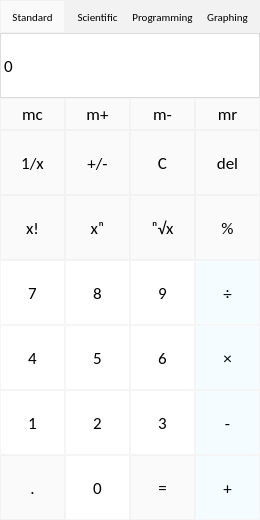
<?xml version="1.0" encoding="UTF-8"?>
<ui version="4.0">
 <class>Calculator</class>
 <widget class="QMainWindow" name="Calculator">
  <property name="geometry">
   <rect>
    <x>0</x>
    <y>0</y>
    <width>260</width>
    <height>520</height>
   </rect>
  </property>
  <property name="windowTitle">
   <string>Calculator</string>
  </property>
  <widget class="QWidget" name="centralwidget">
   <widget class="QPushButton" name="pushButton_factorial">
    <property name="enabled">
     <bool>true</bool>
    </property>
    <property name="geometry">
     <rect>
      <x>0</x>
      <y>195</y>
      <width>65</width>
      <height>65</height>
     </rect>
    </property>
    <property name="font">
     <font>
      <family>Calibri</family>
      <pointsize>13</pointsize>
      <weight>50</weight>
      <bold>false</bold>
     </font>
    </property>
    <property name="styleSheet">
     <string notr="true">QPushButton {
   border: 1px solid  rgb(242, 242, 242);
   background-color:  rgb(250, 250, 250);
}
QPushButton:pressed {
    background-color:   rgb(242, 242, 242);
}</string>
    </property>
    <property name="text">
     <string>x!</string>
    </property>
   </widget>
   <widget class="QPushButton" name="pushButton_not">
    <property name="enabled">
     <bool>true</bool>
    </property>
    <property name="geometry">
     <rect>
      <x>65</x>
      <y>130</y>
      <width>65</width>
      <height>65</height>
     </rect>
    </property>
    <property name="font">
     <font>
      <family>Calibri</family>
      <pointsize>13</pointsize>
      <weight>50</weight>
      <bold>false</bold>
     </font>
    </property>
    <property name="styleSheet">
     <string notr="true">QPushButton {
   border: 1px solid  rgb(242, 242, 242);
   background-color:  rgb(250, 250, 250);
}
QPushButton:pressed {
    background-color:   rgb(242, 242, 242);
}</string>
    </property>
    <property name="text">
     <string>+/-</string>
    </property>
   </widget>
   <widget class="QPushButton" name="pushButton_5">
    <property name="enabled">
     <bool>true</bool>
    </property>
    <property name="geometry">
     <rect>
      <x>65</x>
      <y>325</y>
      <width>65</width>
      <height>65</height>
     </rect>
    </property>
    <property name="font">
     <font>
      <family>Calibri</family>
      <pointsize>13</pointsize>
      <weight>50</weight>
      <bold>false</bold>
     </font>
    </property>
    <property name="styleSheet">
     <string notr="true">QPushButton {
   border: 1px solid  rgb(245, 245, 245);
   background-color: white;
}
QPushButton:pressed {
    background-color:   rgb(245, 245, 245);
}</string>
    </property>
    <property name="text">
     <string>5</string>
    </property>
   </widget>
   <widget class="QLabel" name="result">
    <property name="geometry">
     <rect>
      <x>0</x>
      <y>33</y>
      <width>260</width>
      <height>65</height>
     </rect>
    </property>
    <property name="font">
     <font>
      <family>Calibri</family>
      <pointsize>13</pointsize>
      <weight>50</weight>
      <bold>false</bold>
     </font>
    </property>
    <property name="styleSheet">
     <string notr="true">QLabel {
  qproperty-alignment: 'AlignVCenter | AlignRight';
  border: 1px solid rgb(220, 220, 220);
  background-color : white;
}

</string>
    </property>
    <property name="text">
     <string>0</string>
    </property>
    <property name="buddy">
     <cstring>result</cstring>
    </property>
   </widget>
   <widget class="QPushButton" name="pushButton_4">
    <property name="enabled">
     <bool>true</bool>
    </property>
    <property name="geometry">
     <rect>
      <x>0</x>
      <y>325</y>
      <width>65</width>
      <height>65</height>
     </rect>
    </property>
    <property name="font">
     <font>
      <family>Calibri</family>
      <pointsize>13</pointsize>
      <weight>50</weight>
      <bold>false</bold>
     </font>
    </property>
    <property name="styleSheet">
     <string notr="true">QPushButton {
   border: 1px solid  rgb(245, 245, 245);
   background-color: white;
}
QPushButton:pressed {
    background-color:   rgb(245, 245, 245);
}</string>
    </property>
    <property name="text">
     <string>4</string>
    </property>
   </widget>
   <widget class="QPushButton" name="pushButton_8">
    <property name="enabled">
     <bool>true</bool>
    </property>
    <property name="geometry">
     <rect>
      <x>65</x>
      <y>260</y>
      <width>65</width>
      <height>65</height>
     </rect>
    </property>
    <property name="font">
     <font>
      <family>Calibri</family>
      <pointsize>13</pointsize>
      <weight>50</weight>
      <bold>false</bold>
     </font>
    </property>
    <property name="styleSheet">
     <string notr="true">QPushButton {
   border: 1px solid  rgb(245, 245, 245);
   background-color: white;
}
QPushButton:pressed {
    background-color:   rgb(245, 245, 245);
}</string>
    </property>
    <property name="text">
     <string>8</string>
    </property>
   </widget>
   <widget class="QPushButton" name="pushButton_1">
    <property name="enabled">
     <bool>true</bool>
    </property>
    <property name="geometry">
     <rect>
      <x>0</x>
      <y>390</y>
      <width>65</width>
      <height>65</height>
     </rect>
    </property>
    <property name="font">
     <font>
      <family>Calibri</family>
      <pointsize>13</pointsize>
      <weight>50</weight>
      <bold>false</bold>
     </font>
    </property>
    <property name="styleSheet">
     <string notr="true">QPushButton {
   border: 1px solid  rgb(245, 245, 245);
   background-color: white;
}
QPushButton:pressed {
    background-color:   rgb(245, 245, 245);
}</string>
    </property>
    <property name="text">
     <string>1</string>
    </property>
   </widget>
   <widget class="QPushButton" name="pushButton_3">
    <property name="enabled">
     <bool>true</bool>
    </property>
    <property name="geometry">
     <rect>
      <x>130</x>
      <y>390</y>
      <width>65</width>
      <height>65</height>
     </rect>
    </property>
    <property name="font">
     <font>
      <family>Calibri</family>
      <pointsize>13</pointsize>
      <weight>50</weight>
      <bold>false</bold>
     </font>
    </property>
    <property name="styleSheet">
     <string notr="true">QPushButton {
   border: 1px solid  rgb(245, 245, 245);
   background-color: white;
}
QPushButton:pressed {
    background-color:   rgb(245, 245, 245);
}</string>
    </property>
    <property name="text">
     <string>3</string>
    </property>
   </widget>
   <widget class="QPushButton" name="pushButton_div">
    <property name="enabled">
     <bool>true</bool>
    </property>
    <property name="geometry">
     <rect>
      <x>195</x>
      <y>260</y>
      <width>65</width>
      <height>65</height>
     </rect>
    </property>
    <property name="font">
     <font>
      <family>Calibri</family>
      <pointsize>13</pointsize>
      <weight>50</weight>
      <bold>false</bold>
     </font>
    </property>
    <property name="styleSheet">
     <string notr="true">QPushButton {
   border: 1px solid  rgb(245, 245, 245);
   background-color: rgb(245, 252, 255);
}
QPushButton:pressed {
    background-color:   rgb(245, 245, 245);
}</string>
    </property>
    <property name="text">
     <string>÷</string>
    </property>
   </widget>
   <widget class="QPushButton" name="pushButton_power">
    <property name="enabled">
     <bool>true</bool>
    </property>
    <property name="geometry">
     <rect>
      <x>65</x>
      <y>195</y>
      <width>65</width>
      <height>65</height>
     </rect>
    </property>
    <property name="font">
     <font>
      <family>Calibri</family>
      <pointsize>13</pointsize>
      <weight>50</weight>
      <bold>false</bold>
     </font>
    </property>
    <property name="styleSheet">
     <string notr="true">QPushButton {
   border: 1px solid  rgb(242, 242, 242);
   background-color:  rgb(250, 250, 250);
}
QPushButton:pressed {
    background-color:   rgb(242, 242, 242);
}</string>
    </property>
    <property name="text">
     <string>xⁿ</string>
    </property>
   </widget>
   <widget class="QPushButton" name="pushButton_mul">
    <property name="enabled">
     <bool>true</bool>
    </property>
    <property name="geometry">
     <rect>
      <x>195</x>
      <y>325</y>
      <width>65</width>
      <height>65</height>
     </rect>
    </property>
    <property name="font">
     <font>
      <family>Calibri</family>
      <pointsize>13</pointsize>
      <weight>50</weight>
      <bold>false</bold>
     </font>
    </property>
    <property name="styleSheet">
     <string notr="true">QPushButton {
   border: 1px solid  rgb(245, 245, 245);
   background-color: rgb(245, 252, 255);
}
QPushButton:pressed {
    background-color:   rgb(245, 245, 245);
}</string>
    </property>
    <property name="text">
     <string>×</string>
    </property>
   </widget>
   <widget class="QPushButton" name="pushButton_0">
    <property name="enabled">
     <bool>true</bool>
    </property>
    <property name="geometry">
     <rect>
      <x>65</x>
      <y>455</y>
      <width>65</width>
      <height>65</height>
     </rect>
    </property>
    <property name="font">
     <font>
      <family>Calibri</family>
      <pointsize>13</pointsize>
      <weight>50</weight>
      <bold>false</bold>
     </font>
    </property>
    <property name="styleSheet">
     <string notr="true">QPushButton {
   border: 1px solid  rgb(245, 245, 245);
   background-color: white;
}
QPushButton:pressed {
    background-color:   rgb(245, 245, 245);
}</string>
    </property>
    <property name="text">
     <string>0</string>
    </property>
   </widget>
   <widget class="QPushButton" name="pushButton_root">
    <property name="enabled">
     <bool>true</bool>
    </property>
    <property name="geometry">
     <rect>
      <x>130</x>
      <y>195</y>
      <width>65</width>
      <height>65</height>
     </rect>
    </property>
    <property name="font">
     <font>
      <family>Calibri</family>
      <pointsize>13</pointsize>
      <weight>50</weight>
      <bold>false</bold>
     </font>
    </property>
    <property name="styleSheet">
     <string notr="true">QPushButton {
   border: 1px solid  rgb(242, 242, 242);
   background-color:  rgb(250, 250, 250);
}
QPushButton:pressed {
    background-color:   rgb(242, 242, 242);
}</string>
    </property>
    <property name="text">
     <string>ⁿ√x</string>
    </property>
   </widget>
   <widget class="QPushButton" name="pushButton_del">
    <property name="enabled">
     <bool>true</bool>
    </property>
    <property name="geometry">
     <rect>
      <x>195</x>
      <y>130</y>
      <width>65</width>
      <height>65</height>
     </rect>
    </property>
    <property name="font">
     <font>
      <family>Calibri</family>
      <pointsize>13</pointsize>
      <weight>50</weight>
      <bold>false</bold>
     </font>
    </property>
    <property name="styleSheet">
     <string notr="true">QPushButton {
   border: 1px solid  rgb(242, 242, 242);
   background-color:  rgb(250, 250, 250);
}
QPushButton:pressed {
    background-color:   rgb(242, 242, 242);
}</string>
    </property>
    <property name="text">
     <string>del</string>
    </property>
   </widget>
   <widget class="QPushButton" name="pushButton_dot">
    <property name="enabled">
     <bool>true</bool>
    </property>
    <property name="geometry">
     <rect>
      <x>0</x>
      <y>455</y>
      <width>65</width>
      <height>65</height>
     </rect>
    </property>
    <property name="font">
     <font>
      <family>Calibri</family>
      <pointsize>13</pointsize>
      <weight>50</weight>
      <bold>false</bold>
     </font>
    </property>
    <property name="styleSheet">
     <string notr="true">QPushButton {
   border: 1px solid  rgb(242, 242, 242);
   background-color:  rgb(250, 250, 250);
}
QPushButton:pressed {
    background-color:   rgb(242, 242, 242);
}</string>
    </property>
    <property name="text">
     <string>.</string>
    </property>
   </widget>
   <widget class="QPushButton" name="pushButton_2">
    <property name="enabled">
     <bool>true</bool>
    </property>
    <property name="geometry">
     <rect>
      <x>65</x>
      <y>390</y>
      <width>65</width>
      <height>65</height>
     </rect>
    </property>
    <property name="font">
     <font>
      <family>Calibri</family>
      <pointsize>13</pointsize>
      <weight>50</weight>
      <bold>false</bold>
     </font>
    </property>
    <property name="styleSheet">
     <string notr="true">QPushButton {
   border: 1px solid  rgb(245, 245, 245);
   background-color: white;
}
QPushButton:pressed {
    background-color:   rgb(245, 245, 245);
}</string>
    </property>
    <property name="text">
     <string>2</string>
    </property>
   </widget>
   <widget class="QPushButton" name="pushButton_sub">
    <property name="enabled">
     <bool>true</bool>
    </property>
    <property name="geometry">
     <rect>
      <x>195</x>
      <y>390</y>
      <width>65</width>
      <height>65</height>
     </rect>
    </property>
    <property name="font">
     <font>
      <family>Calibri</family>
      <pointsize>13</pointsize>
      <weight>50</weight>
      <bold>false</bold>
     </font>
    </property>
    <property name="styleSheet">
     <string notr="true">QPushButton {
   border: 1px solid  rgb(245, 245, 245);
   background-color: rgb(245, 252, 255);
}
QPushButton:pressed {
    background-color:   rgb(245, 245, 245);
}</string>
    </property>
    <property name="text">
     <string>-</string>
    </property>
   </widget>
   <widget class="QPushButton" name="pushButton_inv">
    <property name="enabled">
     <bool>true</bool>
    </property>
    <property name="geometry">
     <rect>
      <x>0</x>
      <y>130</y>
      <width>65</width>
      <height>65</height>
     </rect>
    </property>
    <property name="font">
     <font>
      <family>Calibri</family>
      <pointsize>13</pointsize>
      <weight>50</weight>
      <bold>false</bold>
     </font>
    </property>
    <property name="styleSheet">
     <string notr="true">QPushButton {
   border: 1px solid  rgb(242, 242, 242);
   background-color:  rgb(250, 250, 250);
}
QPushButton:pressed {
    background-color:   rgb(242, 242, 242);
}</string>
    </property>
    <property name="text">
     <string>1/x</string>
    </property>
   </widget>
   <widget class="QPushButton" name="pushButton_7">
    <property name="enabled">
     <bool>true</bool>
    </property>
    <property name="geometry">
     <rect>
      <x>0</x>
      <y>260</y>
      <width>65</width>
      <height>65</height>
     </rect>
    </property>
    <property name="font">
     <font>
      <family>Calibri</family>
      <pointsize>13</pointsize>
      <weight>50</weight>
      <bold>false</bold>
     </font>
    </property>
    <property name="styleSheet">
     <string notr="true">QPushButton {
   border: 1px solid  rgb(245, 245, 245);
   background-color: white;
}
QPushButton:pressed {
    background-color:   rgb(245, 245, 245);
}</string>
    </property>
    <property name="text">
     <string>7</string>
    </property>
   </widget>
   <widget class="QPushButton" name="pushButton_9">
    <property name="enabled">
     <bool>true</bool>
    </property>
    <property name="geometry">
     <rect>
      <x>130</x>
      <y>260</y>
      <width>65</width>
      <height>65</height>
     </rect>
    </property>
    <property name="font">
     <font>
      <family>Calibri</family>
      <pointsize>13</pointsize>
      <weight>50</weight>
      <bold>false</bold>
     </font>
    </property>
    <property name="styleSheet">
     <string notr="true">QPushButton {
   border: 1px solid  rgb(245, 245, 245);
   background-color: white;
}
QPushButton:pressed {
    background-color:   rgb(245, 245, 245);
}</string>
    </property>
    <property name="text">
     <string>9</string>
    </property>
   </widget>
   <widget class="QPushButton" name="pushButton_mod">
    <property name="enabled">
     <bool>true</bool>
    </property>
    <property name="geometry">
     <rect>
      <x>195</x>
      <y>195</y>
      <width>65</width>
      <height>65</height>
     </rect>
    </property>
    <property name="font">
     <font>
      <family>Calibri</family>
      <pointsize>13</pointsize>
      <weight>50</weight>
      <bold>false</bold>
     </font>
    </property>
    <property name="styleSheet">
     <string notr="true">QPushButton {
   border: 1px solid  rgb(242, 242, 242);
   background-color:  rgb(250, 250, 250);
}
QPushButton:pressed {
    background-color:   rgb(242, 242, 242);
}</string>
    </property>
    <property name="text">
     <string>%</string>
    </property>
   </widget>
   <widget class="QPushButton" name="pushButton_eq">
    <property name="enabled">
     <bool>true</bool>
    </property>
    <property name="geometry">
     <rect>
      <x>130</x>
      <y>455</y>
      <width>65</width>
      <height>65</height>
     </rect>
    </property>
    <property name="font">
     <font>
      <family>Calibri</family>
      <pointsize>13</pointsize>
      <weight>50</weight>
      <bold>false</bold>
     </font>
    </property>
    <property name="styleSheet">
     <string notr="true">QPushButton {
   border: 1px solid  rgb(242, 242, 242);
   background-color:  rgb(250, 250, 250);
}
QPushButton:pressed {
    background-color:   rgb(242, 242, 242);
}</string>
    </property>
    <property name="text">
     <string>=</string>
    </property>
   </widget>
   <widget class="QPushButton" name="pushButton_6">
    <property name="enabled">
     <bool>true</bool>
    </property>
    <property name="geometry">
     <rect>
      <x>130</x>
      <y>325</y>
      <width>65</width>
      <height>65</height>
     </rect>
    </property>
    <property name="font">
     <font>
      <family>Calibri</family>
      <pointsize>13</pointsize>
      <weight>50</weight>
      <bold>false</bold>
     </font>
    </property>
    <property name="styleSheet">
     <string notr="true">QPushButton {
   border: 1px solid  rgb(245, 245, 245);
   background-color: white;
}
QPushButton:pressed {
    background-color:   rgb(245, 245, 245);
}</string>
    </property>
    <property name="text">
     <string>6</string>
    </property>
   </widget>
   <widget class="QPushButton" name="pushButton_add">
    <property name="enabled">
     <bool>true</bool>
    </property>
    <property name="geometry">
     <rect>
      <x>195</x>
      <y>455</y>
      <width>65</width>
      <height>65</height>
     </rect>
    </property>
    <property name="font">
     <font>
      <family>Calibri</family>
      <pointsize>13</pointsize>
      <weight>50</weight>
      <bold>false</bold>
     </font>
    </property>
    <property name="styleSheet">
     <string notr="true">QPushButton {
   border: 1px solid  rgb(245, 245, 245);
   background-color: rgb(245, 252, 255);
}
QPushButton:pressed {
    background-color:   rgb(245, 245, 245);
}</string>
    </property>
    <property name="text">
     <string>+</string>
    </property>
   </widget>
   <widget class="QPushButton" name="pushButton_c">
    <property name="enabled">
     <bool>true</bool>
    </property>
    <property name="geometry">
     <rect>
      <x>130</x>
      <y>130</y>
      <width>65</width>
      <height>65</height>
     </rect>
    </property>
    <property name="font">
     <font>
      <family>Calibri</family>
      <pointsize>13</pointsize>
      <weight>50</weight>
      <bold>false</bold>
     </font>
    </property>
    <property name="styleSheet">
     <string notr="true">QPushButton {
   border: 1px solid  rgb(242, 242, 242);
   background-color:  rgb(250, 250, 250);
}
QPushButton:pressed {
    background-color:   rgb(242, 242, 242);
}</string>
    </property>
    <property name="text">
     <string>C</string>
    </property>
   </widget>
   <widget class="QPushButton" name="pushButton_menu_1">
    <property name="enabled">
     <bool>true</bool>
    </property>
    <property name="geometry">
     <rect>
      <x>0</x>
      <y>0</y>
      <width>65</width>
      <height>33</height>
     </rect>
    </property>
    <property name="font">
     <font>
      <family>Calibri</family>
      <pointsize>8</pointsize>
      <weight>50</weight>
      <bold>false</bold>
     </font>
    </property>
    <property name="styleSheet">
     <string notr="true">QPushButton {
   border: 1px solid  rgb(242, 242, 242);
   background-color:  rgb(250, 250, 250);
}
QPushButton:pressed {
    background-color:   rgb(242, 242, 242);
}</string>
    </property>
    <property name="text">
     <string>Standard</string>
    </property>
   </widget>
   <widget class="QPushButton" name="pushButton_m1_2">
    <property name="enabled">
     <bool>true</bool>
    </property>
    <property name="geometry">
     <rect>
      <x>130</x>
      <y>98</y>
      <width>65</width>
      <height>32</height>
     </rect>
    </property>
    <property name="font">
     <font>
      <family>Calibri</family>
      <pointsize>13</pointsize>
      <weight>50</weight>
      <bold>false</bold>
     </font>
    </property>
    <property name="styleSheet">
     <string notr="true">QPushButton {
   border: 1px solid  rgb(242, 242, 242);
   background-color:  rgb(250, 250, 250);
}
QPushButton:pressed {
    background-color:   rgb(242, 242, 242);
}</string>
    </property>
    <property name="text">
     <string>m-</string>
    </property>
   </widget>
   <widget class="QPushButton" name="pushButton_menu_3">
    <property name="enabled">
     <bool>true</bool>
    </property>
    <property name="geometry">
     <rect>
      <x>130</x>
      <y>0</y>
      <width>65</width>
      <height>33</height>
     </rect>
    </property>
    <property name="font">
     <font>
      <family>Calibri</family>
      <pointsize>8</pointsize>
      <weight>50</weight>
      <bold>false</bold>
     </font>
    </property>
    <property name="styleSheet">
     <string notr="true">QPushButton {
   border: 1px solid  rgb(242, 242, 242);
   background-color:  rgb(242, 242, 242);
}
QPushButton:pressed {
    background-color:   rgb(250, 250, 250);
}</string>
    </property>
    <property name="text">
     <string>Programming</string>
    </property>
   </widget>
   <widget class="QPushButton" name="pushButton_m1">
    <property name="enabled">
     <bool>true</bool>
    </property>
    <property name="geometry">
     <rect>
      <x>0</x>
      <y>98</y>
      <width>65</width>
      <height>32</height>
     </rect>
    </property>
    <property name="font">
     <font>
      <family>Calibri</family>
      <pointsize>13</pointsize>
      <weight>50</weight>
      <bold>false</bold>
     </font>
    </property>
    <property name="styleSheet">
     <string notr="true">QPushButton {
   border: 1px solid  rgb(242, 242, 242);
   background-color:  rgb(250, 250, 250);
}
QPushButton:pressed {
    background-color:   rgb(242, 242, 242);
}</string>
    </property>
    <property name="text">
     <string>mc</string>
    </property>
   </widget>
   <widget class="QPushButton" name="pushButton_m2_2">
    <property name="enabled">
     <bool>true</bool>
    </property>
    <property name="geometry">
     <rect>
      <x>195</x>
      <y>98</y>
      <width>65</width>
      <height>32</height>
     </rect>
    </property>
    <property name="font">
     <font>
      <family>Calibri</family>
      <pointsize>13</pointsize>
      <weight>50</weight>
      <bold>false</bold>
     </font>
    </property>
    <property name="styleSheet">
     <string notr="true">QPushButton {
   border: 1px solid  rgb(242, 242, 242);
   background-color:  rgb(250, 250, 250);
}
QPushButton:pressed {
    background-color:   rgb(242, 242, 242);
}</string>
    </property>
    <property name="text">
     <string>mr</string>
    </property>
   </widget>
   <widget class="QPushButton" name="pushButton_m2">
    <property name="enabled">
     <bool>true</bool>
    </property>
    <property name="geometry">
     <rect>
      <x>65</x>
      <y>98</y>
      <width>65</width>
      <height>32</height>
     </rect>
    </property>
    <property name="font">
     <font>
      <family>Calibri</family>
      <pointsize>13</pointsize>
      <weight>50</weight>
      <bold>false</bold>
     </font>
    </property>
    <property name="styleSheet">
     <string notr="true">QPushButton {
   border: 1px solid  rgb(242, 242, 242);
   background-color:  rgb(250, 250, 250);
}
QPushButton:pressed {
    background-color:   rgb(242, 242, 242);
}</string>
    </property>
    <property name="text">
     <string>m+</string>
    </property>
   </widget>
   <widget class="QPushButton" name="pushButton_menu_4">
    <property name="enabled">
     <bool>true</bool>
    </property>
    <property name="geometry">
     <rect>
      <x>195</x>
      <y>0</y>
      <width>65</width>
      <height>33</height>
     </rect>
    </property>
    <property name="font">
     <font>
      <family>Calibri</family>
      <pointsize>8</pointsize>
      <weight>50</weight>
      <bold>false</bold>
     </font>
    </property>
    <property name="styleSheet">
     <string notr="true">QPushButton {
   border: 1px solid  rgb(242, 242, 242);
   background-color:  rgb(242, 242, 242);
}
QPushButton:pressed {
    background-color:   rgb(250, 250, 250);
}</string>
    </property>
    <property name="text">
     <string>Graphing</string>
    </property>
   </widget>
   <widget class="QPushButton" name="pushButton_menu_2">
    <property name="enabled">
     <bool>true</bool>
    </property>
    <property name="geometry">
     <rect>
      <x>65</x>
      <y>0</y>
      <width>65</width>
      <height>33</height>
     </rect>
    </property>
    <property name="font">
     <font>
      <family>Calibri</family>
      <pointsize>8</pointsize>
      <weight>50</weight>
      <bold>false</bold>
     </font>
    </property>
    <property name="styleSheet">
     <string notr="true">QPushButton {
   border: 1px solid  rgb(242, 242, 242);
   background-color:  rgb(242, 242, 242);
}
QPushButton:pressed {
    background-color:   rgb(250, 250, 250);
}</string>
    </property>
    <property name="text">
     <string>Scientific</string>
    </property>
   </widget>
  </widget>
 </widget>
 <resources/>
 <connections/>
</ui>
